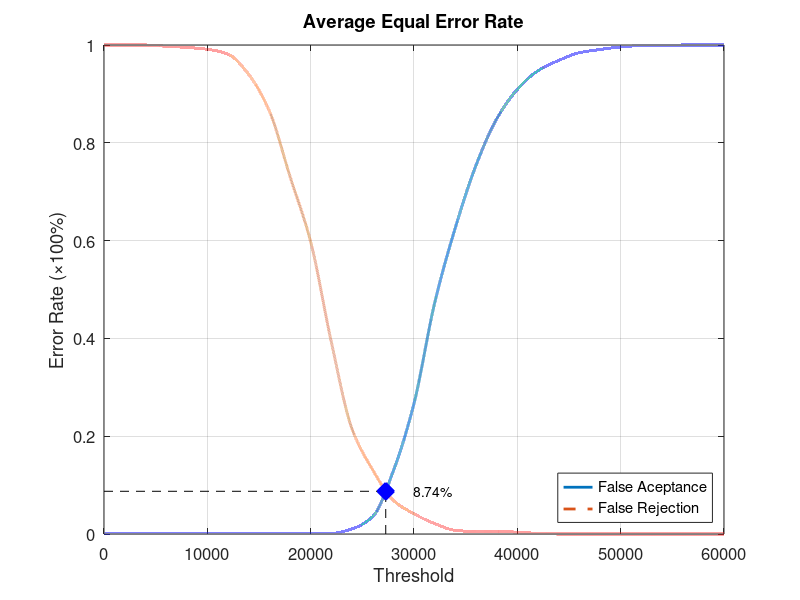
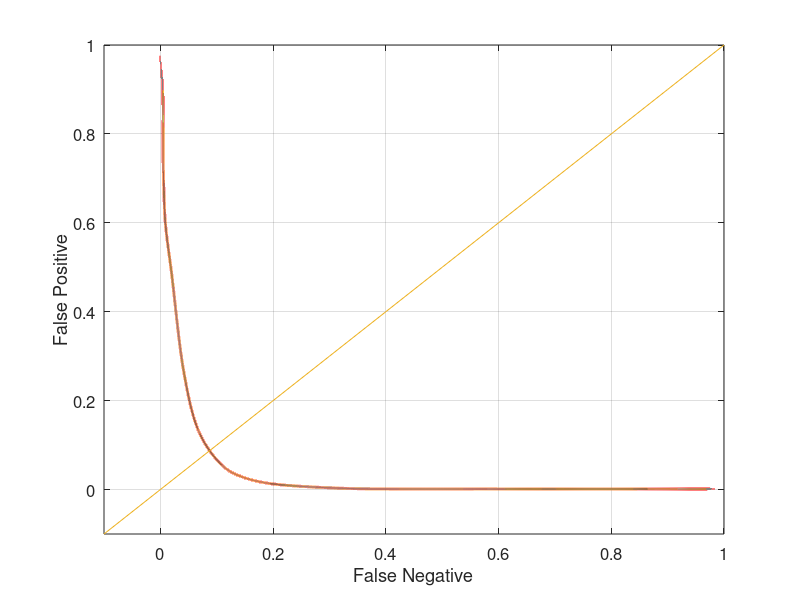

The MATLAB source for these figures, in order:
function yEER = Experiment5Average
close all;
clear;
clc;
x = 0:2000:60000;
xq = 0:0.5:60000;

y0 = [0 0.00131579 0.00131579 0.00131579 0.00131579 0.00131579 0.00131579 0.00131579 0.00131579 0.00131579 0.00131579 0.00131579 0.0105263 0.0355263 0.128947 0.267105 0.472368 0.626316 0.753947 0.848684 0.909211 0.947368 0.968421 0.98421 0.99079 0.996053 0.998684 0.998684 1 1 1];
yy0 = interp1(x, y0, xq, 'pchip');
y1 = [1 1 1 0.9975 0.995 0.99125 0.98125 0.94 0.865 0.73125 0.5975 0.3925 0.215 0.13125 0.06875 0.04125 0.02125 0.0075 0.005 0.005 0.00375 0.00125 0 0 0 0 0 0 0 0 0];
yy1 = interp1(x, y1, xq, 'pchip');

% Calculating EER: 
y2 = abs(y0 - y1);
find(y2 == min(y2))
yy2 = abs(yy0 - yy1);
xEER = find(yy2 == min(yy2));
xEERIndex = xq(xEER) % X-axis EER
yEER = yy0(xEER) % Y-axis EER

main = figure
plot(xq, yy0,'-','LineWidth', 2);	hold on
plot(xq, yy1,'--','LineWidth', 2);	hold on
plot([xEERIndex xEERIndex], [0 yEER], 'k--');	hold on
plot([0 xEERIndex], [yEER yEER], 'k--');	hold on
plot(xEERIndex, yEER, 'bx', 'LineWidth', 10);	hold on
text(xEERIndex + 10 * xEERIndex / 100, yEER, [num2str(round((10000 * yEER)) / 100) '%'])
legend('False Aceptance', 'False Rejection', 'Location', 'SouthEast')
xlabel('Threshold')
ylabel('Error Rate (\times100%)')
title('Average Equal Error Rate')
set(gca, 'FontSize', 12)
axis([0 60000 0 1])
grid on

print(main, 'Experiment5AverageMain', '-dpng');
FNRxFPR = figure('Color', [1 1 1]);
plot(yy1, yy0, '-', yy1, yy0, 'LineWidth', 2);
hold on
y = -0.1:0.1:1
plot(y, y); 
set(gca, 'FontSize', 12)
xlabel('False Negative')
ylabel('False Positive')
axis([-0.1 1 -0.1 1])
set(gca, 'FontSize', 12)
grid on

print(FNRxFPR, 'Experiment5AverageFNRxFPR','-dpng');
end
